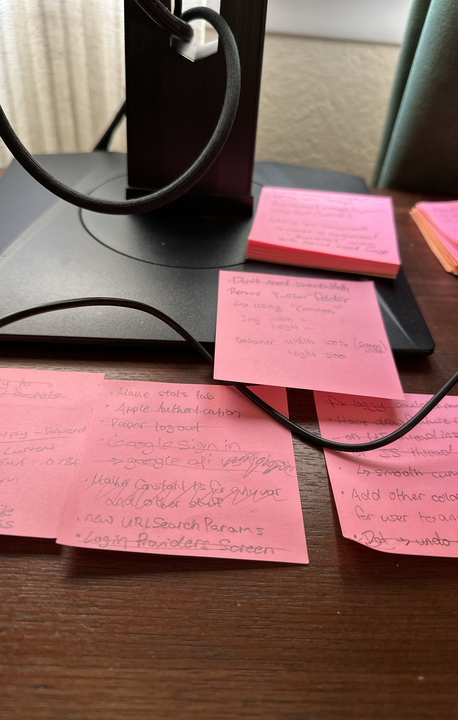
#> input picture resized_image.jpg, 458 x 720 px
$ python -i image_processing.py   (imports and definitions only)
#> lines starting #> are read from the running program, lines starting #| are printed output that depends on the picture
from django.core.files.uploadedfile import UploadedFile
from PIL import Image, ImageOps, ImageEnhance
import base64
import numpy as np
from cv2 import imencode

class ImageProcessor:
    @staticmethod
    def prep_files(photo_file: UploadedFile, canvas_file: UploadedFile) -> tuple[Image.Image, Image.Image]:
        image = Image.open(photo_file).convert("RGBA")
        canvas = Image.open(canvas_file)
        photo_image = ImageOps.exif_transpose(image)
        drawing_image = ImageOps.exif_transpose(canvas).resize(photo_image.size)
        return photo_image, drawing_image

    @staticmethod
    def increase_drawing_opacity(drawing_image: Image.Image) -> Image.Image:
        r, g, b, a = drawing_image.split()
        a = a.point(lambda x: x * 2)
        return Image.merge('RGBA', (r, g, b, a))

    @staticmethod
    def mask_drawing(drawing_image: Image.Image, photo_image: Image.Image) -> Image.Image:
        mask = Image.new("L", drawing_image.size, 'WHITE')
        mask.paste(drawing_image, mask=drawing_image)
        return Image.composite(drawing_image, photo_image, mask)

    @staticmethod
    def combine_images(drawing_image: Image.Image, photo_image: Image.Image) -> Image.Image:
        alpha_channel = photo_image.getchannel('A')
        gray_channels = photo_image.convert('L')
        photo_image_result = Image.merge('RGBA', (gray_channels, gray_channels, gray_channels, alpha_channel))
        photo_image_result = ImageEnhance.Brightness(photo_image_result).enhance(0.4)
        photo_image_result.alpha_composite(drawing_image)
        return photo_image_result

    @staticmethod
    def convert_image_to_base64(image: Image.Image) -> str:
        image_arr = np.array(image)
        _, byte_data = imencode('.png', image_arr)
        return base64.b64encode(byte_data).decode("utf-8")

>>> import cv2
>>> picture = cv2.imread('../resized_image.jpg', cv2.IMREAD_GRAYSCALE)
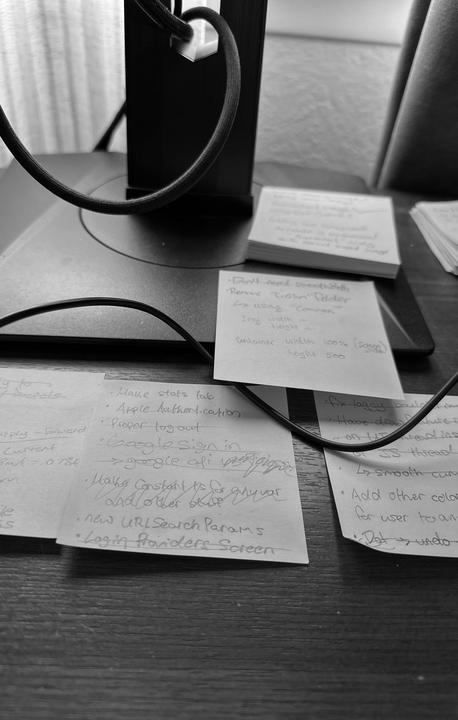
#> picture: shape (720, 458); min 0, max 255, mean 111
#> (the run stopped early here; a loop or call above may not have finished)
